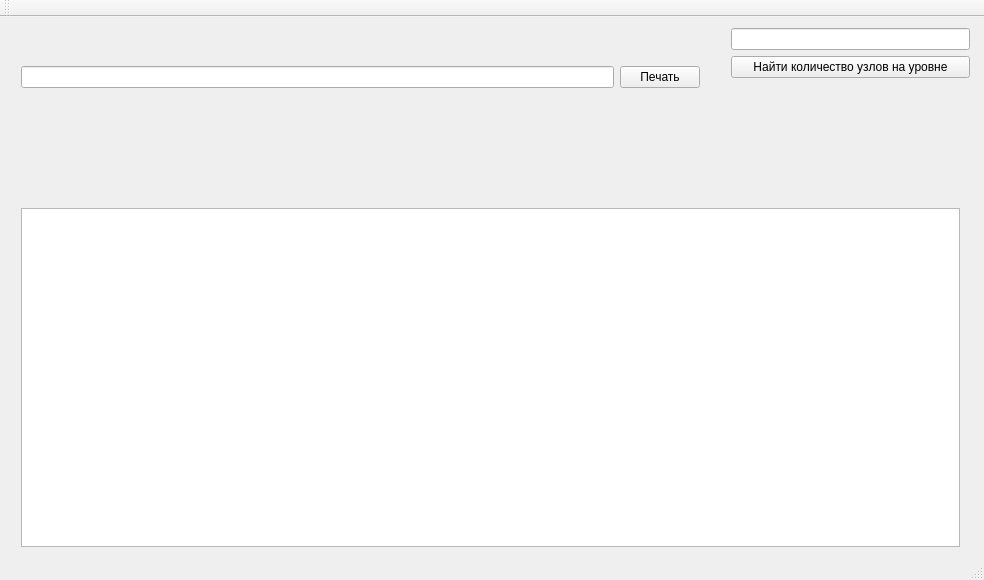
<?xml version="1.0" encoding="UTF-8"?>
<ui version="4.0">
 <class>MainWindow</class>
 <widget class="QMainWindow" name="MainWindow">
  <property name="geometry">
   <rect>
    <x>0</x>
    <y>0</y>
    <width>984</width>
    <height>580</height>
   </rect>
  </property>
  <property name="windowTitle">
   <string>MainWindow</string>
  </property>
  <widget class="QWidget" name="centralWidget">
   <widget class="QWidget" name="horizontalLayoutWidget">
    <property name="geometry">
     <rect>
      <x>10</x>
      <y>0</y>
      <width>701</width>
      <height>121</height>
     </rect>
    </property>
    <layout class="QHBoxLayout" name="horizontalLayout">
     <item>
      <widget class="QLineEdit" name="lineEdit"/>
     </item>
     <item>
      <widget class="QPushButton" name="onPrint">
       <property name="text">
        <string>Печать</string>
       </property>
      </widget>
     </item>
    </layout>
   </widget>
   <widget class="QWidget" name="gridLayoutWidget">
    <property name="geometry">
     <rect>
      <x>720</x>
      <y>0</y>
      <width>261</width>
      <height>151</height>
     </rect>
    </property>
    <layout class="QGridLayout" name="gridLayout">
     <item row="3" column="0">
      <widget class="QLabel" name="label">
       <property name="text">
        <string/>
       </property>
      </widget>
     </item>
     <item row="0" column="0">
      <widget class="QLineEdit" name="lineEdit_2"/>
     </item>
     <item row="2" column="0">
      <widget class="QPushButton" name="onLeavesonLevel">
       <property name="text">
        <string>Найти количество узлов на уровне</string>
       </property>
      </widget>
     </item>
    </layout>
   </widget>
   <widget class="QWidget" name="verticalLayoutWidget">
    <property name="geometry">
     <rect>
      <x>10</x>
      <y>180</y>
      <width>961</width>
      <height>361</height>
     </rect>
    </property>
    <layout class="QVBoxLayout" name="verticalLayout">
     <item>
      <widget class="QGraphicsView" name="graphicsView"/>
     </item>
    </layout>
   </widget>
  </widget>
  <widget class="QToolBar" name="mainToolBar">
   <attribute name="toolBarArea">
    <enum>TopToolBarArea</enum>
   </attribute>
   <attribute name="toolBarBreak">
    <bool>false</bool>
   </attribute>
  </widget>
  <widget class="QStatusBar" name="statusBar"/>
 </widget>
 <layoutdefault spacing="6" margin="11"/>
 <resources/>
 <connections/>
</ui>
